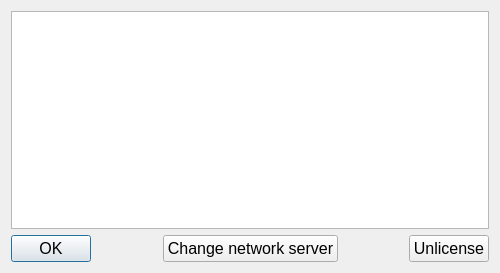
<?xml version="1.0" encoding="UTF-8"?>
<ui version="4.0">
 <class>AboutRealCAD_Dialog</class>
 <widget class="QDialog" name="AboutRealCAD_Dialog">
  <property name="geometry">
   <rect>
    <x>0</x>
    <y>0</y>
    <width>500</width>
    <height>273</height>
   </rect>
  </property>
  <property name="sizePolicy">
   <sizepolicy hsizetype="Fixed" vsizetype="Preferred">
    <horstretch>0</horstretch>
    <verstretch>0</verstretch>
   </sizepolicy>
  </property>
  <property name="minimumSize">
   <size>
    <width>500</width>
    <height>239</height>
   </size>
  </property>
  <property name="maximumSize">
   <size>
    <width>500</width>
    <height>16777215</height>
   </size>
  </property>
  <property name="font">
   <font>
    <family>Arial</family>
    <pointsize>12</pointsize>
   </font>
  </property>
  <property name="windowTitle">
   <string>About RealCAD - CAD for the Mac</string>
  </property>
  <layout class="QGridLayout" name="gridLayout">
   <item row="0" column="0">
    <layout class="QVBoxLayout" name="verticalLayout">
     <item>
      <widget class="QTextEdit" name="_100">
       <property name="font">
        <font>
         <family>Arial</family>
        </font>
       </property>
       <property name="readOnly">
        <bool>true</bool>
       </property>
       <property name="html">
        <string>&lt;!DOCTYPE HTML PUBLIC &quot;-//W3C//DTD HTML 4.0//EN&quot; &quot;http://www.w3.org/TR/REC-html40/strict.dtd&quot;&gt;
&lt;html&gt;&lt;head&gt;&lt;meta name=&quot;qrichtext&quot; content=&quot;1&quot; /&gt;&lt;style type=&quot;text/css&quot;&gt;
p, li { white-space: pre-wrap; }
&lt;/style&gt;&lt;/head&gt;&lt;body style=&quot; font-family:'Arial'; font-size:12pt; font-weight:400; font-style:normal;&quot;&gt;
&lt;p align=&quot;center&quot; style=&quot;-qt-paragraph-type:empty; margin-top:0px; margin-bottom:0px; margin-left:0px; margin-right:0px; -qt-block-indent:0; text-indent:0px;&quot;&gt;&lt;br /&gt;&lt;/p&gt;&lt;/body&gt;&lt;/html&gt;</string>
       </property>
      </widget>
     </item>
     <item>
      <layout class="QHBoxLayout" name="horizontalLayout">
       <item>
        <widget class="QPushButton" name="_1">
         <property name="font">
          <font>
           <family>Arial</family>
           <pointsize>12</pointsize>
          </font>
         </property>
         <property name="text">
          <string>OK</string>
         </property>
         <property name="default">
          <bool>true</bool>
         </property>
        </widget>
       </item>
       <item>
        <spacer name="horizontalSpacer">
         <property name="orientation">
          <enum>Qt::Horizontal</enum>
         </property>
         <property name="sizeHint" stdset="0">
          <size>
           <width>22</width>
           <height>20</height>
          </size>
         </property>
        </spacer>
       </item>
       <item>
        <widget class="QPushButton" name="_106">
         <property name="font">
          <font>
           <family>Arial</family>
           <pointsize>12</pointsize>
          </font>
         </property>
         <property name="text">
          <string>Change network server</string>
         </property>
         <property name="autoDefault">
          <bool>false</bool>
         </property>
        </widget>
       </item>
       <item>
        <spacer name="horizontalSpacer_2">
         <property name="orientation">
          <enum>Qt::Horizontal</enum>
         </property>
         <property name="sizeHint" stdset="0">
          <size>
           <width>16</width>
           <height>20</height>
          </size>
         </property>
        </spacer>
       </item>
       <item>
        <widget class="QPushButton" name="_104">
         <property name="font">
          <font>
           <family>Arial</family>
           <pointsize>12</pointsize>
          </font>
         </property>
         <property name="text">
          <string>Unlicense</string>
         </property>
        </widget>
       </item>
      </layout>
     </item>
    </layout>
   </item>
  </layout>
 </widget>
 <resources/>
 <connections/>
</ui>
